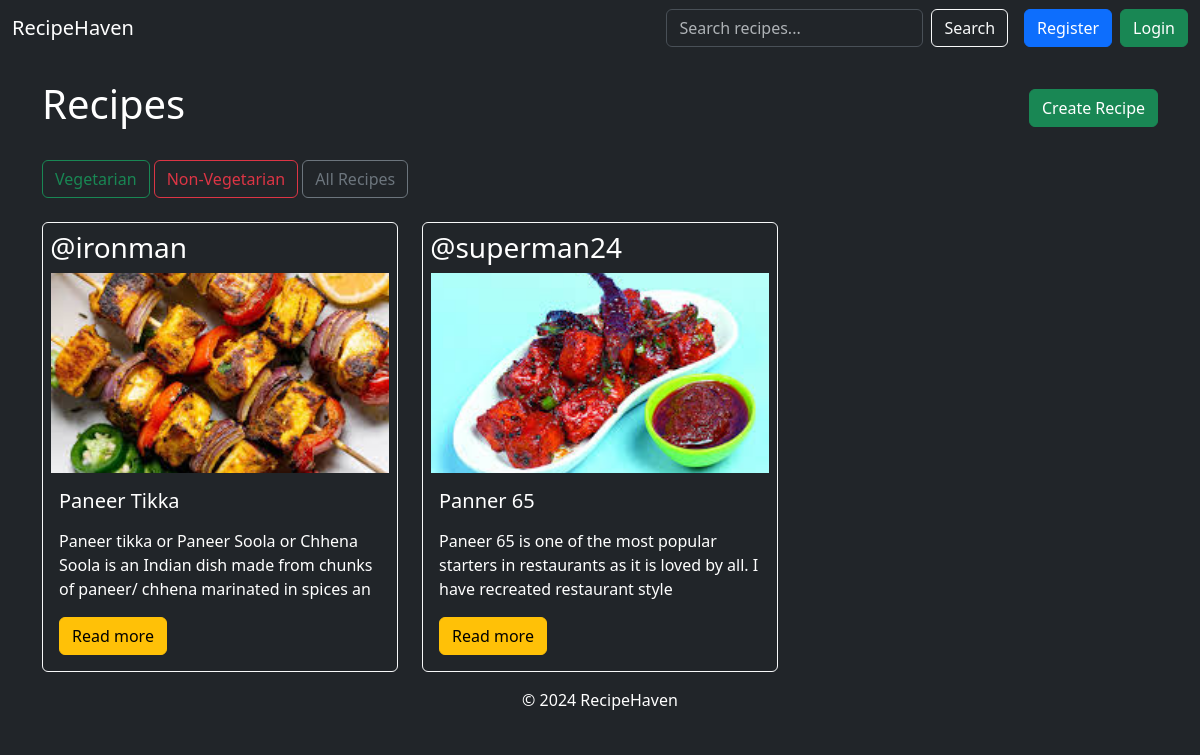
The app's page /search/ with its own data.
### recipes/models.py (models this page shows, shortened)
class Recipe(models.Model):
    CATEGORY_CHOICES = [
        ("vegetarian", "Vegetarian"),
        ("non-vegetarian", "Non-Vegetarian"),
    ]
    user = models.ForeignKey(User, on_delete=models.CASCADE)
    title = models.TextField(max_length=70)
    description = models.TextField(max_length=220)
    ingredients = models.TextField(max_length=350)
    steps_to_cook = models.TextField(max_length=700)
    photo = models.ImageField(upload_to="photos/", blank=True, null=True)
    category = models.CharField(
        max_length=20, choices=CATEGORY_CHOICES, default="vegetarian"
    )
    created_at = models.DateTimeField(auto_now_add=True)
    updated_at = models.DateTimeField(auto_now=True)

### recipes/views.py (the view)
# urls.py: path("search/", views.search, name="search"),
def search(request):
    query = request.GET.get("q")
    if query:
        recipes = Recipe.objects.filter(title__icontains=query)
    else:
        recipes = Recipe.objects.all()
    return render(request, "recipe/recipe_list.html", {"recipes": recipes})

### recipes/templates/recipe/recipe_list.html
{% extends "layout.html" %}
{% block content %}
<div class="d-flex justify-content-between align-items-center mb-4">
    <h1 class="text-white">Recipes</h1>
    <div>
        <a href="{% url 'create_recipe' %}" class="btn btn-success">Create Recipe</a>
    </div>
</div>
<div class="mb-4">
    <a href="{% url 'recipe_list' %}?category=vegetarian" class="btn btn-outline-success">Vegetarian</a>
    <a href="{% url 'recipe_list' %}?category=non-vegetarian" class="btn btn-outline-danger">Non-Vegetarian</a>
    <a href="{% url 'recipe_list' %}" class="btn btn-outline-secondary">All Recipes</a>
</div>
<div class="row row-cols-1 row-cols-sm-2 row-cols-md-3 g-4">
    {% for recipe in recipes %}
    <div class="col">
        <div class="card h-100 bg-dark text-white border-light">
            <h3 class="card-title my-2">&nbsp;@{{recipe.user}}</h3>
            <img src="{{ recipe.photo.url }}" class="card-img-top px-2" alt="{{ recipe.title }}" style="object-fit: cover; width: 100%; height: 200px;">
            <div class="card-body d-flex flex-column">
                <h5 class="card-title mb-3">{{ recipe.title }}</h5>
                <p class="card-text flex-grow-1 mb-3">{{ recipe.description }}</p>
                <div class="d-flex justify-content-between">
                    <a href="{% url 'open_recipe' recipe.id %}" class="btn btn-warning">Read more</a>
                </div>
            </div>
        </div>
    </div>
    {% endfor %}
</div>
{% endblock %}

### records on screen
Recipe: user "ironman", photo (picture), title "Paneer Tikka", description "Paneer tikka or Paneer Soola or Chhena Soola is an Indian dish made from chunks of paneer/ chhena marinated in spices an"
Recipe: user "superman24", photo (picture), title "Panner 65", description "Paneer 65 is one of the most popular starters in restaurants as it is loved by all. I have recreated restaurant style"
